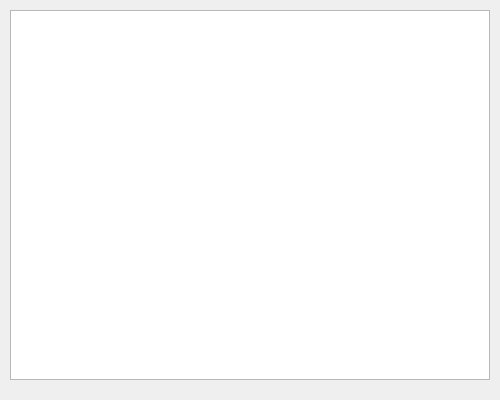
<?xml version="1.0" encoding="UTF-8"?>
<ui version="4.0">
 <class>Form</class>
 <widget class="QWidget" name="Form">
  <property name="geometry">
   <rect>
    <x>0</x>
    <y>0</y>
    <width>500</width>
    <height>400</height>
   </rect>
  </property>
  <property name="windowTitle">
   <string>Form</string>
  </property>
  <widget class="QTableWidget" name="tableWidget">
   <property name="geometry">
    <rect>
     <x>10</x>
     <y>10</y>
     <width>480</width>
     <height>370</height>
    </rect>
   </property>
   <property name="editTriggers">
    <set>QAbstractItemView::NoEditTriggers</set>
   </property>
   <attribute name="horizontalHeaderStretchLastSection">
    <bool>true</bool>
   </attribute>
  </widget>
 </widget>
 <resources/>
 <connections/>
</ui>
